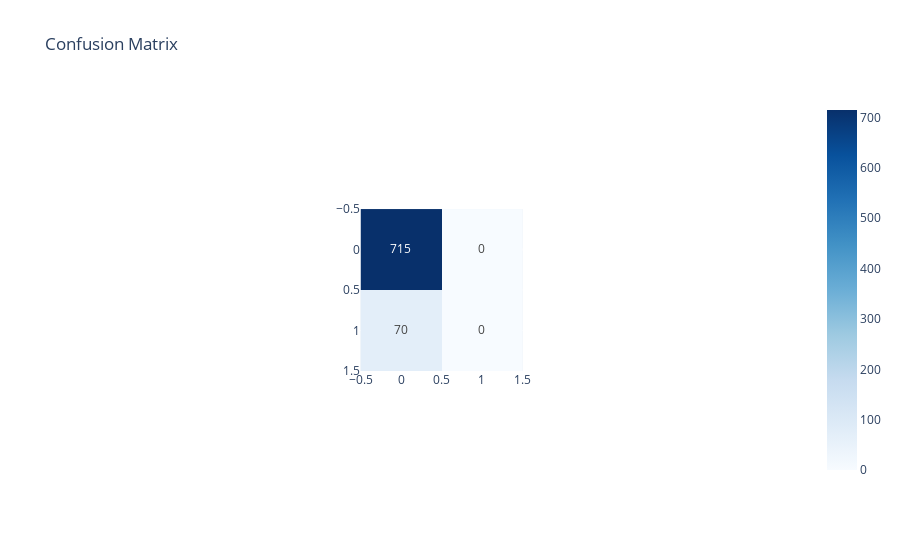
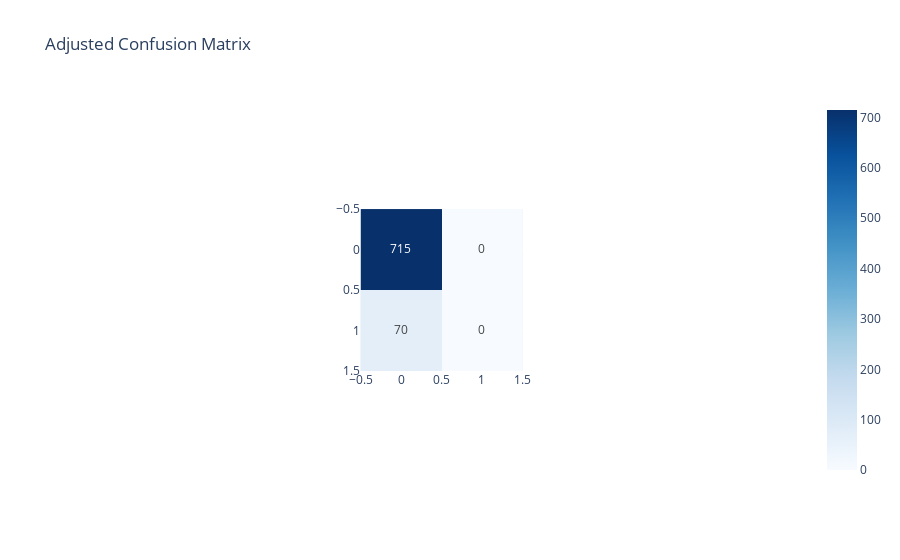

The cell these charts' notebook holds for them, in order:
### Markdown cell above
**Exercise 2 - challenge** Logistic Regression with MORE THAN ONE explanatory variable.

Try redoing the analysis, but this time add a few more explanatory variables. Again do some analysis of the variables you are chosing and state why they are a good choice. Then answer again questions 1-5.

### Code cell
DF
X = DF2[['to_multiple', 'urgent_subj', 'exclaim_subj', 'image']]
y = DF2['spam']

X_train, X_test, y_train, y_test = train_test_split(X, y, test_size=0.2, random_state=42)

model = LogisticRegression()
model.fit(X_train, y_train)

y_pred = model.predict(X_test)


conf_matrix = confusion_matrix(y_test, y_pred)

fig = px.imshow(conf_matrix, text_auto=True, color_continuous_scale='Blues', title='Confusion Matrix')
fig.show()

y_pred_proba = model.predict_proba(X_test)[:, 1]
y_pred_adjusted = (y_pred_proba >= 0.7).astype(int)

conf_matrix_adjusted = confusion_matrix(y_test, y_pred_adjusted)

fig = px.imshow(conf_matrix_adjusted, text_auto=True, color_continuous_scale='Blues', title='Adjusted Confusion Matrix')
fig.show()

### Figure 1 — Plotly figure (JSON) as saved in the notebook; plotly's stock layout.template omitted (floating-point values rounded to 4 significant figures)
{"data": [{"coloraxis": "coloraxis", "hovertemplate": "x: %{x}<br>y: %{y}<br>color: %{z}<extra></extra>", "name": "0", "texttemplate": "%{z}", "type": "heatmap", "xaxis": "x", "yaxis": "y", "z": [[715, 0], [70, 0]]}], "layout": {"autosize": true, "coloraxis": {"colorscale": [[0, "rgb(247,251,255)"], [0.125, "rgb(222,235,247)"], [0.25, "rgb(198,219,239)"], [0.375, "rgb(158,202,225)"], [0.5, "rgb(107,174,214)"], [0.625, "rgb(66,146,198)"], [0.75, "rgb(33,113,181)"], [0.875, "rgb(8,81,156)"], [1, "rgb(8,48,107)"]]}, "title": {"text": "Confusion Matrix"}, "xaxis": {"anchor": "y", "autorange": true, "constrain": "domain", "domain": [0.3881, 0.6119], "range": [-0.5, 1.5], "scaleanchor": "y"}, "yaxis": {"anchor": "x", "autorange": true, "constrain": "domain", "domain": [0, 1], "range": [1.5, -0.5]}}}

### Figure 2 — Plotly figure (JSON) as saved in the notebook; plotly's stock layout.template omitted (floating-point values rounded to 4 significant figures)
{"data": [{"coloraxis": "coloraxis", "hovertemplate": "x: %{x}<br>y: %{y}<br>color: %{z}<extra></extra>", "name": "0", "texttemplate": "%{z}", "type": "heatmap", "xaxis": "x", "yaxis": "y", "z": [[715, 0], [70, 0]]}], "layout": {"autosize": true, "coloraxis": {"colorscale": [[0, "rgb(247,251,255)"], [0.125, "rgb(222,235,247)"], [0.25, "rgb(198,219,239)"], [0.375, "rgb(158,202,225)"], [0.5, "rgb(107,174,214)"], [0.625, "rgb(66,146,198)"], [0.75, "rgb(33,113,181)"], [0.875, "rgb(8,81,156)"], [1, "rgb(8,48,107)"]]}, "title": {"text": "Adjusted Confusion Matrix"}, "xaxis": {"anchor": "y", "autorange": true, "constrain": "domain", "domain": [0.3881, 0.6119], "range": [-0.5, 1.5], "scaleanchor": "y"}, "yaxis": {"anchor": "x", "autorange": true, "constrain": "domain", "domain": [0, 1], "range": [1.5, -0.5]}}}
